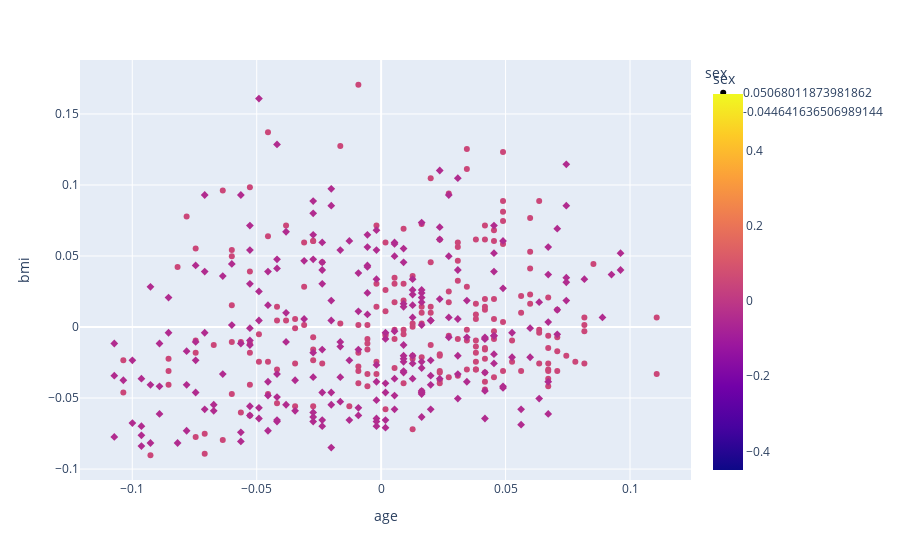

This figure's notebook cell:
### Code cell
fig = px.scatter(diabetes_X, x="age", y="bmi", color="sex", symbol="sex")
fig.show()

### Figure 1 — Plotly figure (JSON) as saved in the notebook; plotly's stock layout.template omitted (floating-point values rounded to 4 significant figures; data arrays with more than 128 entries replaced by an {"elided": "..."} marker saying what was removed)
{"data": [{"hovertemplate": "sex=%{marker.color}<br>age=%{x}<br>bmi=%{y}<extra></extra>", "legendgroup": "0.05068011873981862", "marker": {"color": {"elided": "207 float values"}, "coloraxis": "coloraxis", "symbol": "circle"}, "mode": "markers", "name": "0.05068011873981862", "orientation": "v", "showlegend": true, "type": "scatter", "x": {"elided": "207 float values"}, "xaxis": "x", "y": {"elided": "207 float values"}, "yaxis": "y"}, {"hovertemplate": "sex=%{marker.color}<br>age=%{x}<br>bmi=%{y}<extra></extra>", "legendgroup": "-0.044641636506989144", "marker": {"color": {"elided": "235 float values"}, "coloraxis": "coloraxis", "symbol": "diamond"}, "mode": "markers", "name": "-0.044641636506989144", "orientation": "v", "showlegend": true, "type": "scatter", "x": {"elided": "235 float values"}, "xaxis": "x", "y": {"elided": "235 float values"}, "yaxis": "y"}], "layout": {"coloraxis": {"colorbar": {"title": {"text": "sex"}}, "colorscale": [[0, "#0d0887"], [0.1111, "#46039f"], [0.2222, "#7201a8"], [0.3333, "#9c179e"], [0.4444, "#bd3786"], [0.5556, "#d8576b"], [0.6667, "#ed7953"], [0.7778, "#fb9f3a"], [0.8889, "#fdca26"], [1, "#f0f921"]]}, "legend": {"title": {"text": "sex"}, "tracegroupgap": 0}, "margin": {"t": 60}, "xaxis": {"anchor": "y", "domain": [0, 1], "title": {"text": "age"}}, "yaxis": {"anchor": "x", "domain": [0, 1], "title": {"text": "bmi"}}}}
